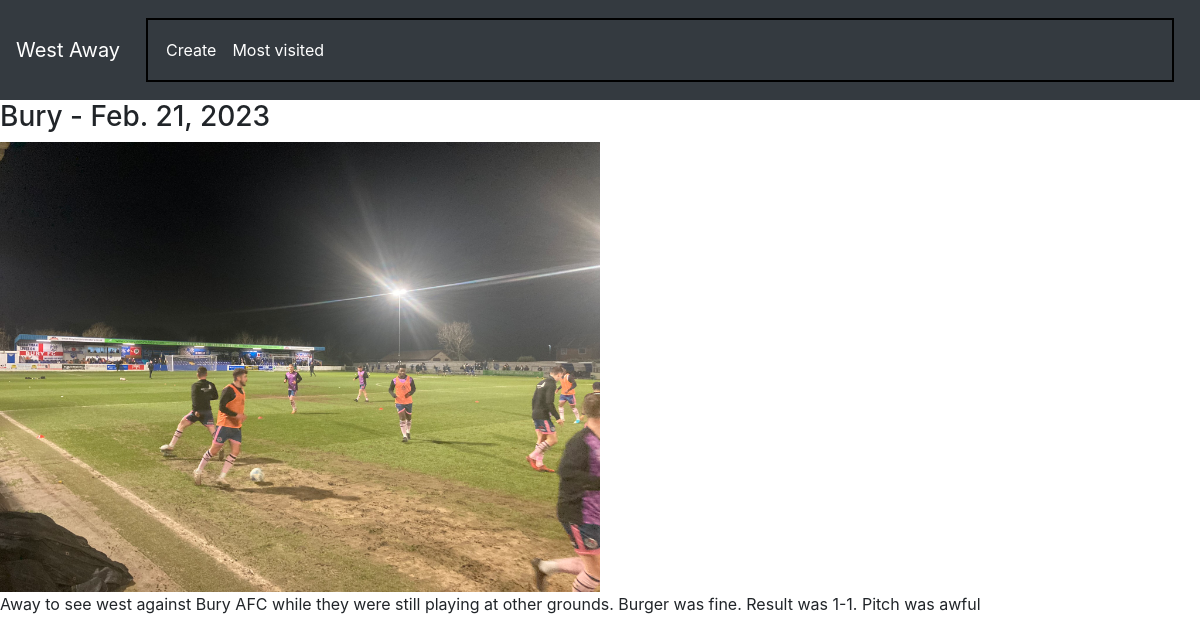
The app's page /westaway/entry/16 with its own data.
### westaway/models.py (models this page shows, shortened)
class Entry(models.Model):
    opponent = models.ForeignKey(Opponent, on_delete=models.SET_NULL, null=True)
    date = models.DateField()
    location = models.CharField(max_length=64)
    text_entry = models.CharField(max_length=400)
    image = models.OneToOneField(Image, null=True, blank=True, on_delete=models.SET_NULL)
    competition = models.ForeignKey(Competition, on_delete=models.SET_NULL, null=True)

class Opponent(models.Model):
    name = models.CharField(max_length=64)
    code = models.CharField(max_length=8, default="", blank=True)

class Image(models.Model):
    title=models.CharField(max_length=64)
    photo=models.ImageField(upload_to="pics")
    def image_tag(self): # new
        return mark_safe(
            f'<img src="{self.photo.url}" style="max-width: 50%; height: auto;" />'
        )

### westaway/views.py (the view)
# urls.py: path("entry/<int:id>", views.entry, name="entry"),
def entry(request, id):
    entry = Entry.objects.get(id=id)
    return render(request, "westaway/entry.html", {
        "entry": entry
    })

### westaway/templates/westaway/entry.html
{% extends 'westaway/layout.html' %}
{% load static %}
{% block body %}
<h3>{{entry.opponent.name}} - {{entry.date}}</h3>
{{entry.image.image_tag}}
<br>
<p>{{entry.text_entry}}</p>
{% endblock %}

### records on screen
Entry: opponent.name "Bury", date "Feb. 21, 2023", image.image_tag (picture), text_entry "Away to see west against Bury AFC while they were still playing at other grounds. Burger was fine. Result was 1-1. Pitch was awful"
